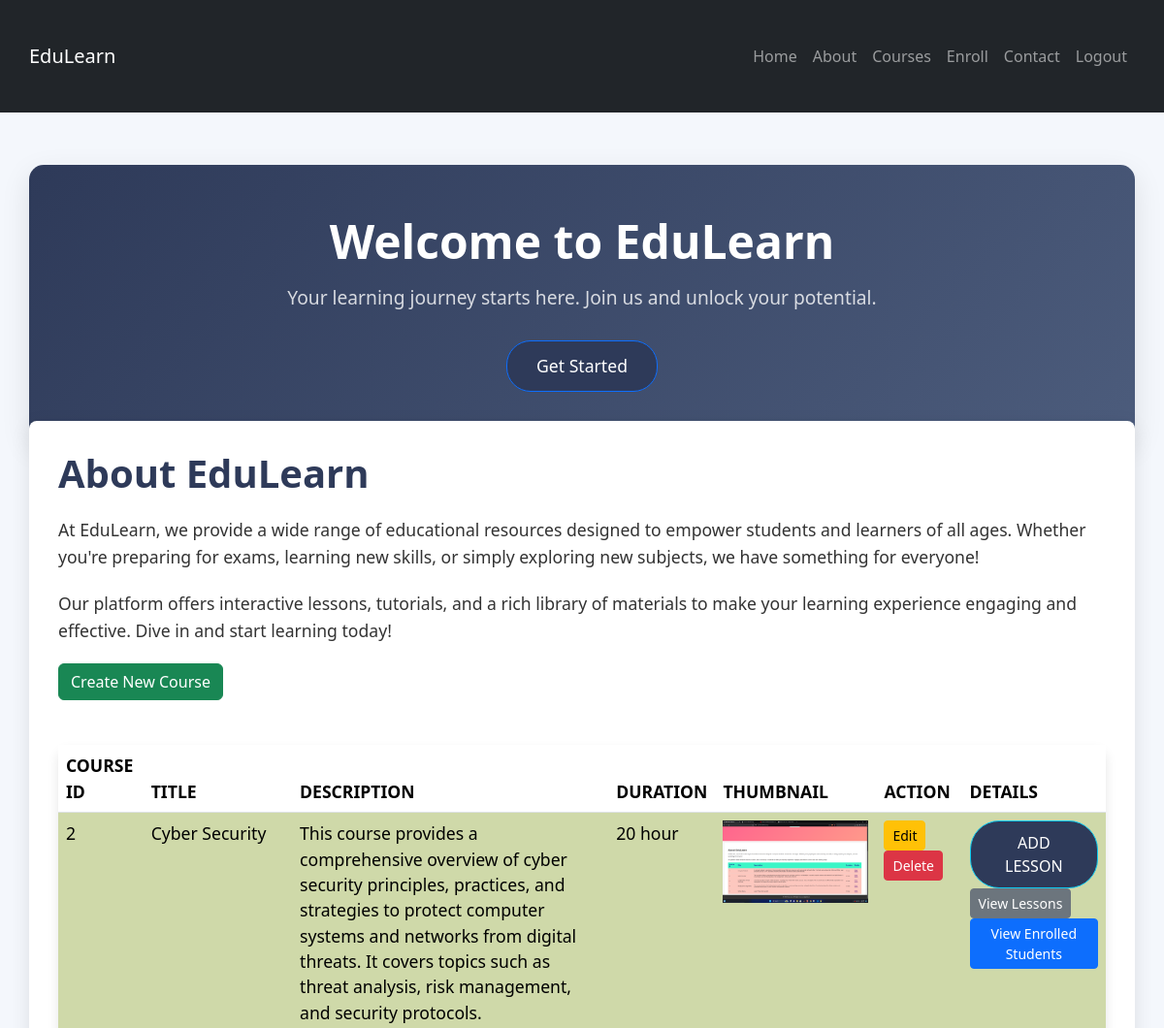
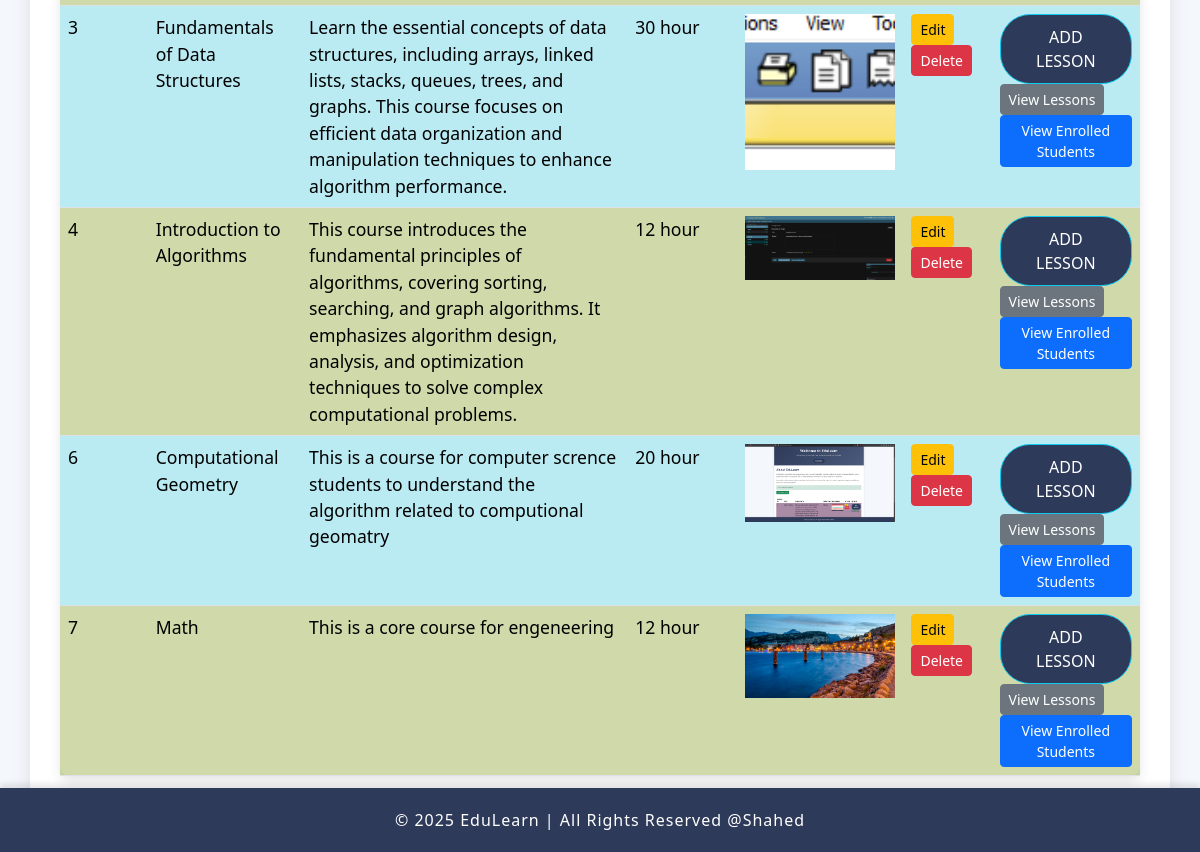
The app's page / (signed in) with its own data (2 pictures, top to bottom).
### courses/models.py (models this page shows, shortened)
class Course(models.Model):
    title = models.CharField(max_length=200)
    description = models.TextField()
    duration = models.IntegerField(help_text='Duration in hours')
    thumbnail = models.ImageField(upload_to='courses_thumbnail/', null=True, blank=True)
    created_at = models.DateTimeField(auto_now_add=True)

### courses/views.py (the view)
# urls.py: path('', course_list, name='course_list'),
@login_required
def course_list(request):
    courses = Course.objects.all()
    return render(request, 'courses/course_list.html', {'courses': courses})

### templates/courses/course_list.html (shortened to what this page needs)
{% extends 'courses/base.html' %}
{% load static %}
{% block head %}
  <link rel="stylesheet" href="{% static 'indexstyle.css' %}">
{% endblock %}
{% block content %}
  <div class="hero">
    <div>
      <h2>Welcome to EduLearn</h2>
      <p>Your learning journey starts here. Join us and unlock your potential.</p>
      <a href="/courses/about/" class="cta-button btn btn-primary">Get Started</a>
    </div>
  </div>
  <div class="content">
    <h3>About EduLearn</h3>
    <p>
      At EduLearn, we provide a wide range of educational resources designed
      to empower students and learners of all ages. Whether you're preparing
      for exams, learning new skills, or simply exploring new subjects, we
      have something for everyone!
    </p>
    <p>
      Our platform offers interactive lessons, tutorials, and a rich library
      of materials to make your learning experience engaging and effective.
      Dive in and start learning today!
    </p>
    <a href="{% url 'course_create' %}" class="btn btn-success mb-3">Create New Course</a>
    <table class="table table-striped">
      <thead>
        <tr>
          <th>Course ID</th>
          <th>Title</th>
          <th>Description</th>
          <th>Duration</th>
          <th>Thumbnail</th>
          <th>action</th>
          <th>Details</th>
        </tr>
      </thead>
      <tbody>
        {% for course in courses %}
          <tr>
            <td>{{ course.id }}</td>
            <td>{{ course.title }}</td>
            <td>{{ course.description }}</td>
            <td>{{ course.duration }} hour</td>
            <td><img src="{{ course.thumbnail.url }}" style="width: 150px"></td>
            <td>
              <a href="{% url 'course_update' course.id %}" class="btn btn-warning btn-sm">Edit</a>
              <form action="{% url 'course_delete' course.id %}" method="post" style="display:inline;">
              <button type="submit" class="btn btn-danger btn-sm" onclick="return confirm('Are you
              sure you want to delete this course?')">Delete</button>
              </form>
              </td>
              <td>
              <a href="{% url 'lesson_create' %}" class="btn btn-info btn-sm">Add Lesson</a>
              <a href="{% url 'course_detail' course.id %}" class="btn btn-secondary btn-sm">View
              Lessons</a>
              <a href="{% url 'enrolled_students' course.id %}" class="btn btn-primary btn-sm">View Enrolled Students</a>
              </td>
          </tr>
        {% endfor %}
      </tbody>
    </table>
  </div>
{% endblock %}

### templates/courses/base.html (shortened to what this page needs)
{% load static %}
<!DOCTYPE html>
<html lang="en">
<head>
    <link rel='stylesheet' href = '{% static 'css/bootstrap.min.css' %}' >
    <link rel='stylesheet' href='{% static "basestyle.css" %}'>
    {% block head %} {% endblock %}
</head>
<body>
<nav class="navbar navbar-expand-lg navbar-dark bg-dark">
  <div class="container">
    <a class="navbar-brand" href="#">EduLearn</a>
    <div class="collapse navbar-collapse" id="navbarNav">
      <ul class="navbar-nav ms-auto">
        <li class="nav-item">
          <a class="nav-link" href="/">Home</a>
        </li>
        <li class="nav-item">
          <a class="nav-link" href="/courses/about/">About</a>
        </li>
        <li class="nav-item">
          <a class="nav-link" href="/courses/">Courses</a>
        </li>
        <li class="nav-item">
          <a class="nav-link" href="/courses/enroll">Enroll</a>
        </li>
        <li class="nav-item">
          <a class="nav-link" href="/contact/">Contact</a>
        </li>
        {% if user.is_authenticated %}
        <li class="nav-item">
            <a class="nav-link" href="{% url 'logout' %}">Logout</a>
        </li>
        {% endif %}
      </ul>
    </div>
  </div>
</nav>
<div class="container mt-4">
  {% block content %}
  {% endblock %}
</div>
<footer>
    <p>&copy; 2025 EduLearn | All Rights Reserved @Shahed</p>
</footer>
</body>
</html>

### static/basestyle.css (style rules this page uses)
body { font-family: 'Segoe UI', Tahoma, Geneva, Verdana, sans-serif; background-color: #f4f7fc; margin: 0; padding: 0; color: #333; }
.navbar { background-color: #2e3a59; }
.container { max-width: 1200px; margin: 0 auto; padding: 30px; }
footer { background-color: #2e3a59; color: white; text-align: center; padding: 15px; position: fixed; width: 100%; bottom: 0; }
footer p { margin: 0; }

### static/indexstyle.css (style rules this page uses)
body { font-family: 'Segoe UI', Tahoma, Geneva, Verdana, sans-serif; background-color: #f4f7fc; margin: 0; padding: 0; color: #333; }
.hero { background: linear-gradient(135deg, #2e3a59, #4c5c7c); color: white; border-radius: 15px; padding: 50px 20px; text-align: center; margin-bottom: 30px; box-shadow: 0 10px 30px rgba(0, 0, 0, 0.1); }
.hero h2 { font-size: 3em; font-weight: 600; margin-bottom: 15px; }
.hero p { font-size: 1.2rem; margin-bottom: 30px; color: rgba(255, 255, 255, 0.8); }
.cta-button { padding: 12px 30px; font-size: 1.1rem; border-radius: 25px; background-color: #2e3a59; color: white; text-decoration: none; transition: background-color 0.3s ease; }
.content { background-color: white; border-radius: 8px; padding: 30px; box-shadow: 0 6px 20px rgba(0, 0, 0, 0.1); margin-top: -50px; }
.content h3 { font-size: 2.5rem; font-weight: 600; margin-bottom: 20px; color: #2e3a59; }
.content p { font-size: 1.1rem; margin-bottom: 20px; line-height: 1.6; }
table { width: 100%; border-collapse: collapse; margin: 30px 0; border-radius: 10px; box-shadow: 0 6px 12px rgba(0, 0, 0, 0.1); }
th, td { padding: 20px; text-align: left; font-size: 1.1rem; color: #333; }
th { background-color: #2e3a59; color: white; text-transform: uppercase; }
td { background-color: #85aa004d; }
tr:nth-child(even) td { background-color: #0fb4d149; }
tr:nth-child(odd) td { background-color: #85aa004d; }
.btn-info { background-color: #2e3a59; color: white; border-radius: 30px; padding: 10px 20px; font-weight: 500; text-transform: uppercase; font-size: 1rem; transition: all 0.3s ease; }
footer { background-color: #2e3a59; color: white; text-align: center; padding: 20px; margin-top: 40px; box-shadow: 0 -4px 6px rgba(0, 0, 0, 0.1); }
footer p { margin: 0; font-size: 1rem; letter-spacing: 1px; }

### records on screen
Course: id "2", title "Cyber Security", description "This course provides a comprehensive overview of cyber security principles, practices, and strategies to protect computer systems and networks from digital threats. It covers topics such as threat analysis, risk management, and security protocols.", duration "20", thumbnail (picture)
Course: id "3", title "Fundamentals of Data Structures", description "Learn the essential concepts of data structures, including arrays, linked lists, stacks, queues, trees, and graphs. This course focuses on efficient data organization and manipulation techniques to enhance algorithm performance.", duration "30", thumbnail (picture)
Course: id "4", title "Introduction to Algorithms", description "This course introduces the fundamental principles of algorithms, covering sorting, searching, and graph algorithms. It emphasizes algorithm design, analysis, and optimization techniques to solve complex computational problems.", duration "12", thumbnail (picture)
Course: id "6", title "Computational Geometry", description "This is a course for computer scrence students to understand the algorithm related to computional geomatry", duration "20", thumbnail (picture)
Course: id "7", title "Math", description "This is a core course for engeneering", duration "12", thumbnail (picture)
